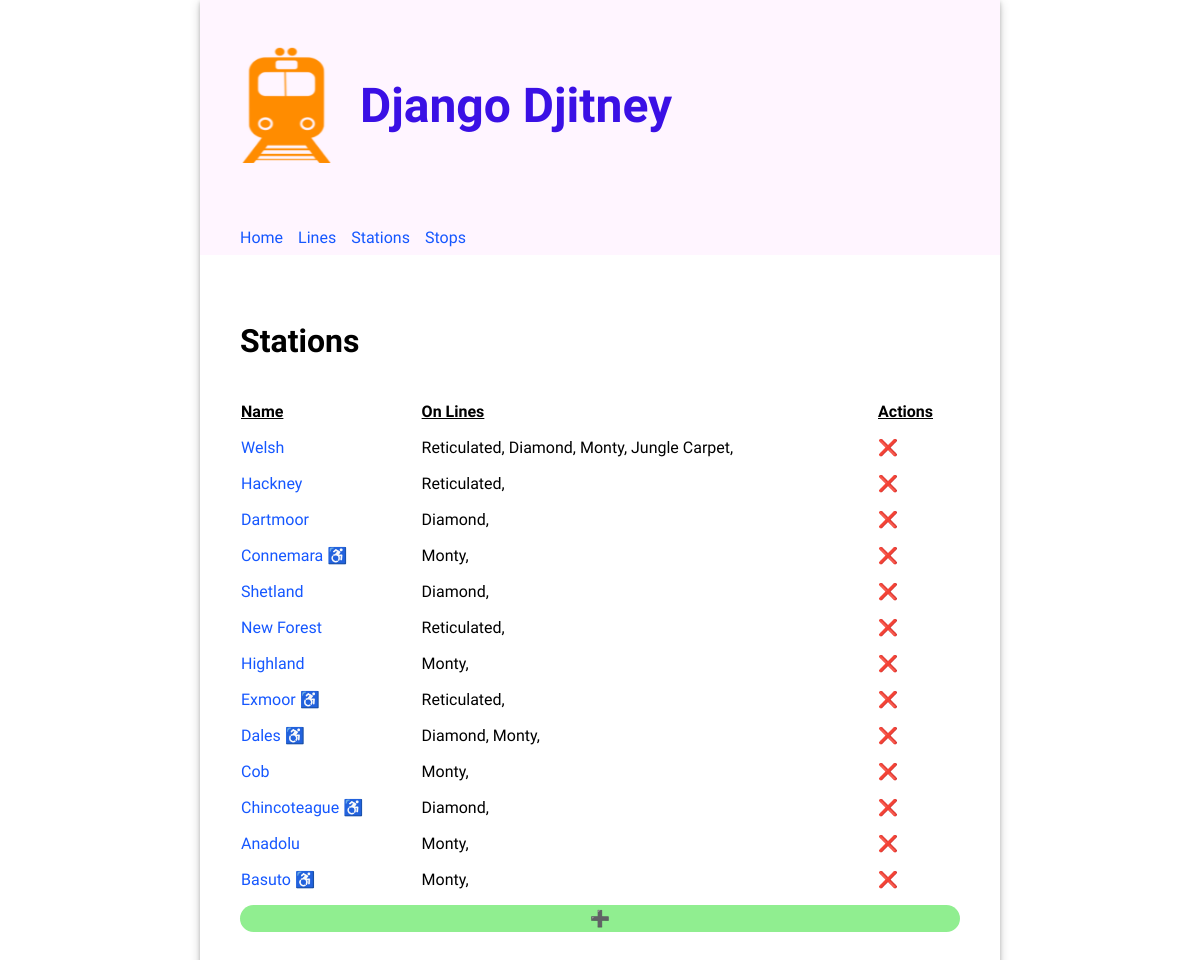
Page /stations/ on the committed database.
### routes/models.py (models this page shows, shortened)
class Station(models.Model):
  name = models.CharField(unique=True, max_length=200)
  accessible = models.BooleanField(default=False)

class Stop(models.Model):
  class Meta:
    unique_together = (('line', 'stop_number'))
  line = models.ForeignKey(Line, on_delete=models.CASCADE)
  station = models.ForeignKey(Station, on_delete=models.CASCADE)
  stop_number = models.PositiveIntegerField()

class Line(models.Model):
  name = models.CharField(unique=True, max_length=200)

### routes/views.py (the view)
# urls.py: path("stations/", views.StationsView.as_view(), name="stations"),
class StationsView(ListView):
  model = Station
  template_name = "routes/stations.html"

### routes/templates/routes/stations.html (shortened to what this page needs)
{% extends 'base.html' %}
{% load static %}
{% block content %}
<div>
  <h2>Stations</h2>
  <table class="line-table">
    <thead>
      <tr>
        <th>Name</th>
        <th>On Lines</th>
        <th>Actions</th>
      </tr>
    </thead>
    <tbody>
    {% for station in object_list %}
        <tr>
          <td>
            <a href="{% url "update_station" station.id %}">{{ station.name }}</a>
            {% if station.accessible %}<span>  ♿️ </span>{% endif %}
          </td>
          <td>
            {% for stop in station.stop_set.all %}{{stop.line.name}}, {% endfor %}
          </td>
          <td><a href="{% url "delete_station" station.id %}" style="text-decoration: none; color: inherit;">❌</a></td>
        </tr>
    {% endfor %}
    </tbody>
  </table>
  <a href="{% url "create_station" %}" style="display: inherit; text-align: center; border-radius: 15px; text-decoration: none; color: inherit; padding: 4px; background-color: lightgreen;">➕</a>
</div>
{% endblock %}

### routes/static/routes/style.css (style rules this page uses)
body { font-family: "Oxygen", sans-serif; margin: 0; }
main h2 { font-size: 2em; }
main table { text-align: left; border-collapse: separate; border-spacing: 0 15px; width: 100%; }
main table th { text-align: left; border-collapse: separate; border-spacing: 0 15px; text-decoration: underline; }
a { text-decoration: none; color: #1557ff; }

### rows in the picture
Station: name "Welsh"
Stop: line.name "Reticulated"
Stop: line.name "Diamond"
Stop: line.name "Monty"
Stop: line.name "Jungle Carpet"
Station: name "Hackney"
Stop: line.name "Reticulated"
Station: name "Dartmoor"
Stop: line.name "Diamond"
Station: name "Connemara"
Stop: line.name "Monty"
Station: name "Shetland"
Stop: line.name "Diamond"
Station: name "New Forest"
Stop: line.name "Reticulated"
Station: name "Highland"
Stop: line.name "Monty"
Station: name "Exmoor"
Stop: line.name "Reticulated"
Station: name "Dales"
Stop: line.name "Diamond"
Stop: line.name "Monty"
Station: name "Cob"
Stop: line.name "Monty"
Station: name "Chincoteague"
Stop: line.name "Diamond"
Station: name "Anadolu"
Stop: line.name "Monty"
Station: name "Basuto"
Stop: line.name "Monty"
